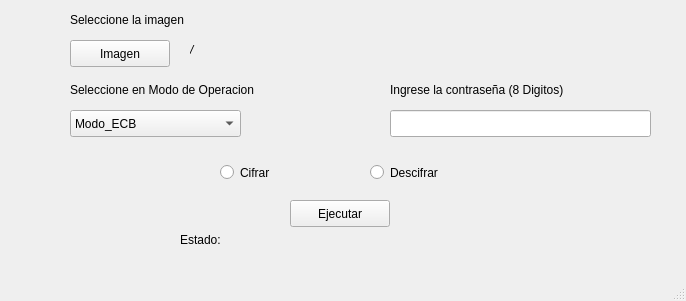
<?xml version="1.0" encoding="UTF-8"?>
<ui version="4.0">
 <class>MainWindow</class>
 <widget class="QMainWindow" name="MainWindow">
  <property name="geometry">
   <rect>
    <x>0</x>
    <y>0</y>
    <width>686</width>
    <height>301</height>
   </rect>
  </property>
  <property name="windowTitle">
   <string notr="true">Practica 3 - Modos OP</string>
  </property>
  <widget class="QWidget" name="centralwidget">
   <widget class="QLabel" name="pathDir">
    <property name="geometry">
     <rect>
      <x>190</x>
      <y>40</y>
      <width>481</width>
      <height>19</height>
     </rect>
    </property>
    <property name="font">
     <font>
      <pointsize>9</pointsize>
      <italic>true</italic>
     </font>
    </property>
    <property name="text">
     <string>/</string>
    </property>
   </widget>
   <widget class="QLabel" name="label_2">
    <property name="geometry">
     <rect>
      <x>70</x>
      <y>10</y>
      <width>191</width>
      <height>19</height>
     </rect>
    </property>
    <property name="text">
     <string>Seleccione la imagen</string>
    </property>
   </widget>
   <widget class="QPushButton" name="Sel_Img">
    <property name="geometry">
     <rect>
      <x>70</x>
      <y>40</y>
      <width>100</width>
      <height>27</height>
     </rect>
    </property>
    <property name="text">
     <string>Imagen</string>
    </property>
   </widget>
   <widget class="QComboBox" name="Modo">
    <property name="geometry">
     <rect>
      <x>70</x>
      <y>110</y>
      <width>171</width>
      <height>27</height>
     </rect>
    </property>
    <item>
     <property name="text">
      <string>Modo_ECB</string>
     </property>
    </item>
    <item>
     <property name="text">
      <string>Modo_CBC</string>
     </property>
    </item>
    <item>
     <property name="text">
      <string>Modo_CFB</string>
     </property>
    </item>
    <item>
     <property name="text">
      <string>Modo_OFB</string>
     </property>
    </item>
   </widget>
   <widget class="QLabel" name="label_3">
    <property name="geometry">
     <rect>
      <x>70</x>
      <y>80</y>
      <width>281</width>
      <height>19</height>
     </rect>
    </property>
    <property name="text">
     <string>Seleccione en Modo de Operacion</string>
    </property>
   </widget>
   <widget class="QLabel" name="label_4">
    <property name="geometry">
     <rect>
      <x>390</x>
      <y>80</y>
      <width>261</width>
      <height>19</height>
     </rect>
    </property>
    <property name="text">
     <string>Ingrese la contraseña (8 Digitos)</string>
    </property>
   </widget>
   <widget class="QLineEdit" name="Password">
    <property name="geometry">
     <rect>
      <x>390</x>
      <y>110</y>
      <width>261</width>
      <height>27</height>
     </rect>
    </property>
   </widget>
   <widget class="QRadioButton" name="Encry">
    <property name="geometry">
     <rect>
      <x>220</x>
      <y>160</y>
      <width>124</width>
      <height>25</height>
     </rect>
    </property>
    <property name="text">
     <string>Cifrar</string>
    </property>
   </widget>
   <widget class="QRadioButton" name="Descry">
    <property name="geometry">
     <rect>
      <x>370</x>
      <y>160</y>
      <width>124</width>
      <height>25</height>
     </rect>
    </property>
    <property name="text">
     <string>Descifrar</string>
    </property>
   </widget>
   <widget class="QPushButton" name="ejecutar">
    <property name="geometry">
     <rect>
      <x>290</x>
      <y>200</y>
      <width>100</width>
      <height>27</height>
     </rect>
    </property>
    <property name="text">
     <string>Ejecutar</string>
    </property>
   </widget>
   <widget class="QLabel" name="label_5">
    <property name="geometry">
     <rect>
      <x>180</x>
      <y>230</y>
      <width>79</width>
      <height>19</height>
     </rect>
    </property>
    <property name="text">
     <string>Estado:</string>
    </property>
   </widget>
   <widget class="QLabel" name="Estado_L">
    <property name="geometry">
     <rect>
      <x>270</x>
      <y>230</y>
      <width>391</width>
      <height>19</height>
     </rect>
    </property>
    <property name="font">
     <font>
      <pointsize>10</pointsize>
      <italic>true</italic>
     </font>
    </property>
    <property name="text">
     <string/>
    </property>
   </widget>
  </widget>
  <widget class="QStatusBar" name="statusbar"/>
 </widget>
 <resources/>
 <connections/>
</ui>
